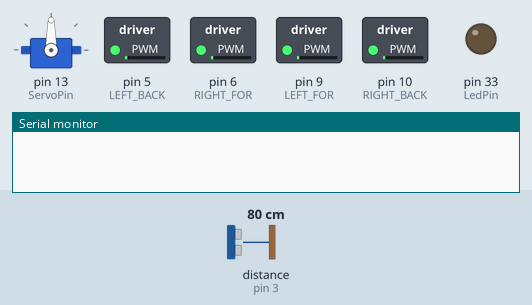
Bench run of a sketch on a simulated Arduino Mega 2560, built with avr-gcc and run on an emulated ATmega2560. Shown: servo, switched loads named in the sketch (green lamp = pin HIGH), output pins drawn as LEDs (lit = HIGH), the last lines printed to the serial monitor. Wiring (inferred from the names in the program): ultrasonic range finder: trigger pin 3; echo pin 3. Dashed ring = blinking. Inputs (shaded band) come from the test bench; at power-on: distance to the obstacle (sensor on pin 3) 80 cm. The echo pulse lasts 58.3 µs per cm.

Above: at 1.29 s.
1.3 s: distance to the obstacle (sensor on pin 3) set to 17 cm
4.3 s: distance to the obstacle (sensor on pin 3) set to 14 cm
At 4.87 s:
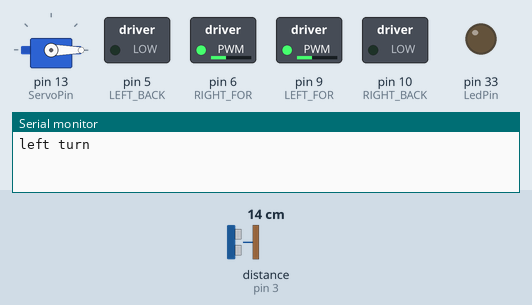
7.3 s: distance to the obstacle (sensor on pin 3) set to 48 cm
10.3 s: distance to the obstacle (sensor on pin 3) set to 53 cm
At 11.3 s:
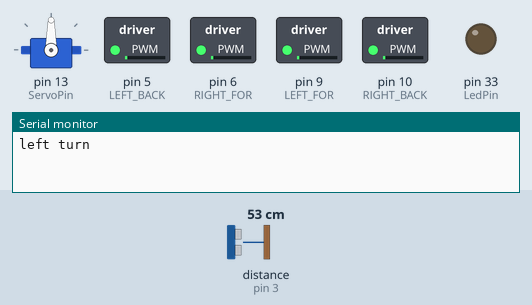
13.3 s: distance to the obstacle (sensor on pin 3) set to 2 cm
At 13.89 s:
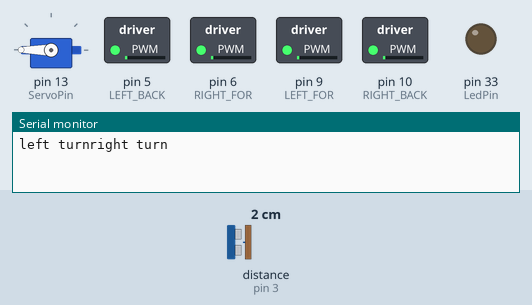
16.3 s: distance to the obstacle (sensor on pin 3) set to 60 cm
At 17.34 s:
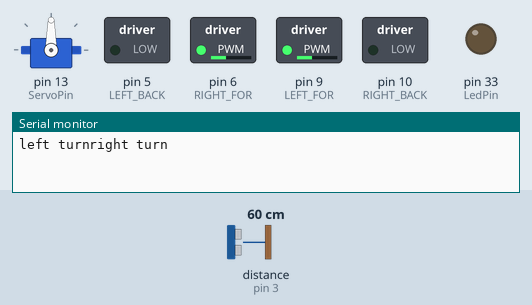
Timing chart, 0 to 20.3 s (numbered marks = the images above; inputs shaded):
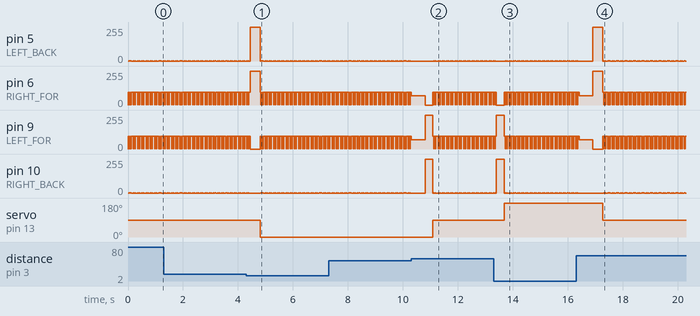

The sketch:

NITRObot_obstacle_avoidance.ino
```cpp
#include <Arduino.h>

// The rangefinders work well to show the distance to objects from around
// 1 inch (2 cm) to around 9 feet away (3 meters), but they have trouble when
// they aren't approximately at a right angle to the object they are detecting.
// If the angle is too great (over about 15 degrees) not enough of the sound
// bounces back for it to get a reliable range.

#include <Servo.h>

#define LEFT_FOR 9    // PWMB
#define LEFT_BACK 5   // DIRB  ---  Left
#define RIGHT_FOR 6   // PWMA
#define RIGHT_BACK 10 // DIRA  ---  Right

#define LN_SENS_PIN_RIGHTEDGE 22 // right edge sensor - Connected to D1 pin of the sensor
// #define LN_SENS_PIN_RIGHT 23       // right sensor - Connected to D2 pin of the sensor
#define LN_SENS_PIN_RIGHT 25  // right sensor - Connected to D2 pin of the sensor
#define LN_SENS_PIN_MIDDLE 24 // middle sensor - Connected to D3 pin of the sensor
// #define LN_SENS_PIN_LEFT 25       // left sensor Connected to D4 pin of the sensor
#define LN_SENS_PIN_LEFT 23     // left sensor Connected to D4 pin of the sensor
#define LN_SENS_PIN_LEFTEDGE 26 // left edge sensor - Connected to D5 pin of the sensor
#define LN_SENS_CALIB_PIN 27    // Connected to CAL pin of the sensor
#define LN_SENS_ANALOG_PIN A15  // Connected to AN pin of the sensor

const int LeftIrAvoidancePin = 12;
const int RightIrAvoidancePin = A5;
const int UltrasonicPin = 3;
const int RgbPin = 2;
const int ServoPin = 13;
const int LedPin = 33;

// Robot parameters:
// Robot length measured on the robot is 25.0 cm.
// Robot width measured on the robot is  16.7 cm.

// Maze parameters:
// In order for the robot to be able to safely make an U turn,
// we will choose the maze width to be 3 times the robot width,
// which is equal to 50.1, we will approximate this value to 50 cm.
const int MazeCorridorWidth = 50;

// Tresholds:
const float FrontDistanceTreshold = MazeCorridorWidth / 2;
const float WallToCorridorMiddle = MazeCorridorWidth / 2;
const float SideCorridorTreshold = MazeCorridorWidth;

const float CenterLineTolerance = 2.5; // plus/minus how many cm are acceptable to consider the movement to be on the center line...
                                       // +- 1 cm from centerline is considered straight movement!!!
const float SharpTurnTreshold = 15.0;  // Measured by experiments with the robot
const int WallFollowingSide = -90;     //Set: -90 for right wall following or +90 for left wall following
                                       //we will add this value to the servo position i.e. myservo.write(90 + WallFollowingSide);
                                       // in order to set to which side the servo should move (0 or 180 degrees)
//Servo parameters
const int FrontServoAngle = 90;
//const int SideServoAngle = FrontServoAngle + WallFollowingSide; //(0 or 180 degrees)
const int RightServoAngle = 0;
const int LeftServoAngle = 180;
const int FrontServoDelay = 150;
const int SideServoDelay = 150;

const int LeftSpeed = 95;
const int RightSpeed = 95;

int speedLeft = LeftSpeed;
int speedRight = RightSpeed;
bool getTurn = true;
bool moveFront = true;
bool lineFollower = true;

Servo myservo;

void moveForward();
void moveBackward();
void turnLeft();
void turnRight();
void stopMoving();
float getDistance(int servoAngle, int delayAfterServoMovement); //read the Ultasonic Sensor pointing at the given servo angle
float frontThreshold();

int left();
int mid();
int right();
int leftEdge();
int rightEdge();

//-----------------------------------------------

void setup()
{
  pinMode(LN_SENS_PIN_RIGHTEDGE, INPUT);
  pinMode(LN_SENS_PIN_RIGHT, INPUT);
  pinMode(LN_SENS_PIN_MIDDLE, INPUT);
  pinMode(LN_SENS_PIN_LEFT, INPUT);
  pinMode(LN_SENS_PIN_LEFTEDGE, INPUT);
  // pinMode(LN_SENS_CALIB_PIN, OUTPUT);
  pinMode(LN_SENS_ANALOG_PIN, INPUT);

  pinMode(ServoPin, OUTPUT);
  pinMode(LEFT_FOR, OUTPUT);
  pinMode(LEFT_BACK, OUTPUT);
  pinMode(RIGHT_FOR, OUTPUT);
  pinMode(RIGHT_BACK, OUTPUT);
  pinMode(UltrasonicPin, OUTPUT);
  pinMode(LedPin, OUTPUT);
  Serial.begin(9600);
  myservo.attach(ServoPin);
  myservo.write(90); //Move the servo to center position

  speedLeft = LeftSpeed;
  speedRight = RightSpeed;
  moveForward();
  //delay(4000);
}

//---------------------------------------------------------

void loop()
{
  float frontDistance;
  float rightSideDistance = 0.0;
  float leftSideDistance = 0.0;

  frontDistance = getDistance(FrontServoAngle, FrontServoDelay);


  speedLeft = LeftSpeed;
  speedRight = RightSpeed;
  moveForward();

  if (frontDistance <= 15.0 && getTurn) //Стената отпред е близко
  {
    Serial.print("left turn");
    turnLeft90Degrees();
    delay(360);
    while (rightSideDistance <= 50)
    {
      rightSideDistance = getDistance(RightServoAngle, SideServoDelay);
    }
    speedRight = RightSpeed * .75;
    speedLeft = LeftSpeed * .75;
    moveForward();
    delay(500);
    turnRight90Degrees();
    delay(280);
    getTurn = !getTurn;
  }

  else if (frontDistance <= 15.0 && !getTurn) //Стената отпред е близко
  {
    Serial.print("right turn");
    turnRight90Degrees();
    delay(280);
    while (leftSideDistance <= 50)
    {
      leftSideDistance = getDistance(LeftServoAngle, SideServoDelay);
    }
    speedRight = RightSpeed * .75;
    speedLeft = LeftSpeed * .75;
    moveForward();
    delay(500);
    turnLeft90Degrees();
    delay(360);
    getTurn = !getTurn;
  }
}

//==================================== FUNCTIONS =====================================================

void moveForward() // Move forward
{
  analogWrite(LEFT_FOR, abs(speedLeft));
  analogWrite(LEFT_BACK, LOW);
  analogWrite(RIGHT_FOR, abs(speedRight));
  analogWrite(RIGHT_BACK, LOW);
}

void moveBackward() // Move backward
{
  analogWrite(LEFT_FOR, LOW);
  analogWrite(LEFT_BACK, abs(speedLeft));
  analogWrite(RIGHT_FOR, LOW);
  analogWrite(RIGHT_BACK, abs(speedRight));
}

void turnLeft() // Turn Left
{
  analogWrite(LEFT_FOR, LOW);
  analogWrite(LEFT_BACK, speedLeft);
  analogWrite(RIGHT_FOR, speedRight);
  analogWrite(RIGHT_BACK, LOW);
}

void turnLeft90Degrees() // Turn Left90Degrees
{
  analogWrite(LEFT_FOR, LOW);
  analogWrite(LEFT_BACK, 255);
  analogWrite(RIGHT_FOR, 255);
  analogWrite(RIGHT_BACK, LOW);
}

void turnRight() // Turn Right
{
  analogWrite(LEFT_FOR, speedRight);
  analogWrite(LEFT_BACK, LOW);
  analogWrite(RIGHT_FOR, LOW);
  analogWrite(RIGHT_BACK, speedRight);
}

void turnRight90Degrees() // Turn Right90Degrees
{
  analogWrite(LEFT_FOR, 255);
  analogWrite(LEFT_BACK, LOW);
  analogWrite(RIGHT_FOR, LOW);
  analogWrite(RIGHT_BACK, 255);
}

void stopMoving() // Stop movement
{
  analogWrite(LEFT_FOR, HIGH);
  analogWrite(LEFT_BACK, HIGH);
  analogWrite(RIGHT_FOR, HIGH);
  analogWrite(RIGHT_BACK, HIGH);
}

float getDistance(int servoAngle, int delayAfterServoMovement)
{
  float distance;
  myservo.write(servoAngle);
  //---------------------------150 millis
  speedLeft = LeftSpeed;
  speedRight = RightSpeed;
  moveForward();
  delay(35);
  stopMoving();
  delay(20);
  moveForward();
  delay(35);
  stopMoving();
  delay(20);
  moveForward();
  delay(40);
  stopMoving();
  //-----------------------
  pinMode(UltrasonicPin, OUTPUT);
  digitalWrite(UltrasonicPin, LOW);
  delayMicroseconds(2);
  digitalWrite(UltrasonicPin, HIGH);
  delayMicroseconds(10);
  digitalWrite(UltrasonicPin, LOW);
  pinMode(UltrasonicPin, INPUT);
  distance = pulseIn(UltrasonicPin, HIGH) / 58.00;
  return distance;
}

int left()
{
  int distance;
  distance = digitalRead(LN_SENS_PIN_RIGHT);
  return distance;
}

int mid()
{
  int distance;
  distance = digitalRead(LN_SENS_PIN_MIDDLE);
  return distance;
}

int right()
{
  int distance;
  distance = digitalRead(LN_SENS_PIN_LEFT);
  return distance;
}

int leftEdge()
{
  int distance;
  distance = digitalRead(LN_SENS_PIN_RIGHTEDGE);
  return distance;
}

int rightEdge()
{
  int distance;
  distance = digitalRead(LN_SENS_PIN_LEFTEDGE);
  return distance;
}

float frontThreshold()
{
  float distance;
  pinMode(UltrasonicPin, OUTPUT);
  digitalWrite(UltrasonicPin, LOW);
  delayMicroseconds(2);
  digitalWrite(UltrasonicPin, HIGH);
  delayMicroseconds(10);
  digitalWrite(UltrasonicPin, LOW);
  pinMode(UltrasonicPin, INPUT);
  distance = pulseIn(UltrasonicPin, HIGH) / 58.00;
  return distance;
}
```

Measured:
- the behaviour switches between 16 and 15 cm on distance to the obstacle (sensor on pin 3) (found by bisection; images 0 and 1)
- the behaviour switches between 50 and 51 cm on distance to the obstacle (sensor on pin 3) (found by bisection; images 1 and 2)
- after the input at 4.3 s, servo on pin 13 (ServoPin): 90° → 0° after 0.50 s
- after the input at 10.3 s, servo on pin 13 (ServoPin): 0° → 90° after 0.79 s
- after the input at 13.3 s, servo on pin 13 (ServoPin): 90° → 180° after 0.38 s
- after the input at 16.3 s, servo on pin 13 (ServoPin): 180° → 90° after 0.97 s
